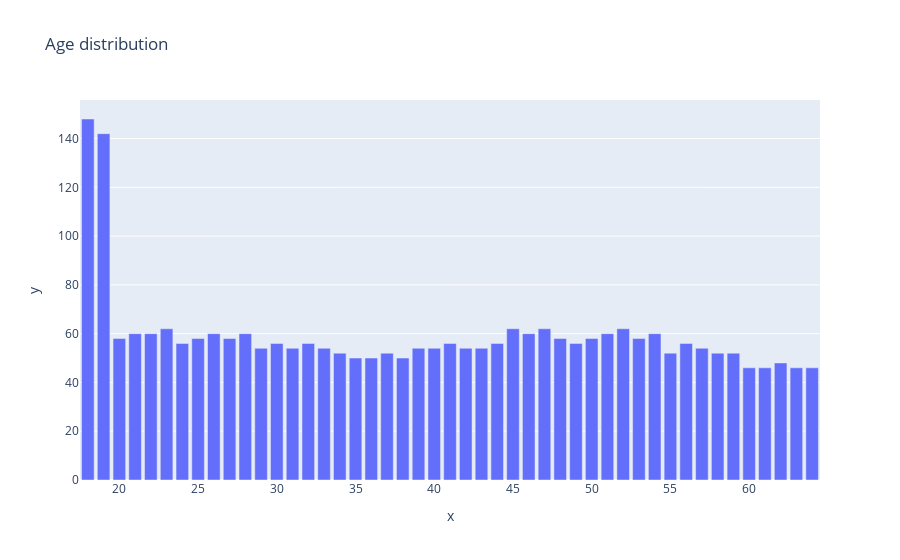

Notebook code cell kept with this figure:
### Markdown cell above
### Visualize Data

### Code cell
# AGE 
px.bar(df.groupby('age').size(), x=df.groupby('age').size().index, y=df.groupby('age').size().values, title='Age distribution')

### Figure 1 — Plotly figure (JSON) as saved in the notebook; plotly's stock layout.template omitted (floating-point values rounded to 4 significant figures)
{"data": [{"alignmentgroup": "True", "hovertemplate": "x=%{x}<br>y=%{y}<extra></extra>", "legendgroup": "", "marker": {"color": "#636efa", "pattern": {"shape": ""}}, "name": "", "offsetgroup": "", "orientation": "v", "showlegend": false, "textposition": "auto", "type": "bar", "x": [18, 19, 20, 21, 22, 23, 24, 25, 26, 27, 28, 29, 30, 31, 32, 33, 34, 35, 36, 37, 38, 39, 40, 41, 42, 43, 44, 45, 46, 47, 48, 49, 50, 51, 52, 53, 54, 55, 56, 57, 58, 59, 60, 61, 62, 63, 64], "xaxis": "x", "y": [148, 142, 58, 60, 60, 62, 56, 58, 60, 58, 60, 54, 56, 54, 56, 54, 52, 50, 50, 52, 50, 54, 54, 56, 54, 54, 56, 62, 60, 62, 58, 56, 58, 60, 62, 58, 60, 52, 56, 54, 52, 52, 46, 46, 48, 46, 46], "yaxis": "y"}], "layout": {"barmode": "relative", "legend": {"tracegroupgap": 0}, "title": {"text": "Age distribution"}, "xaxis": {"anchor": "y", "domain": [0, 1], "title": {"text": "x"}}, "yaxis": {"anchor": "x", "domain": [0, 1], "title": {"text": "y"}}}}
